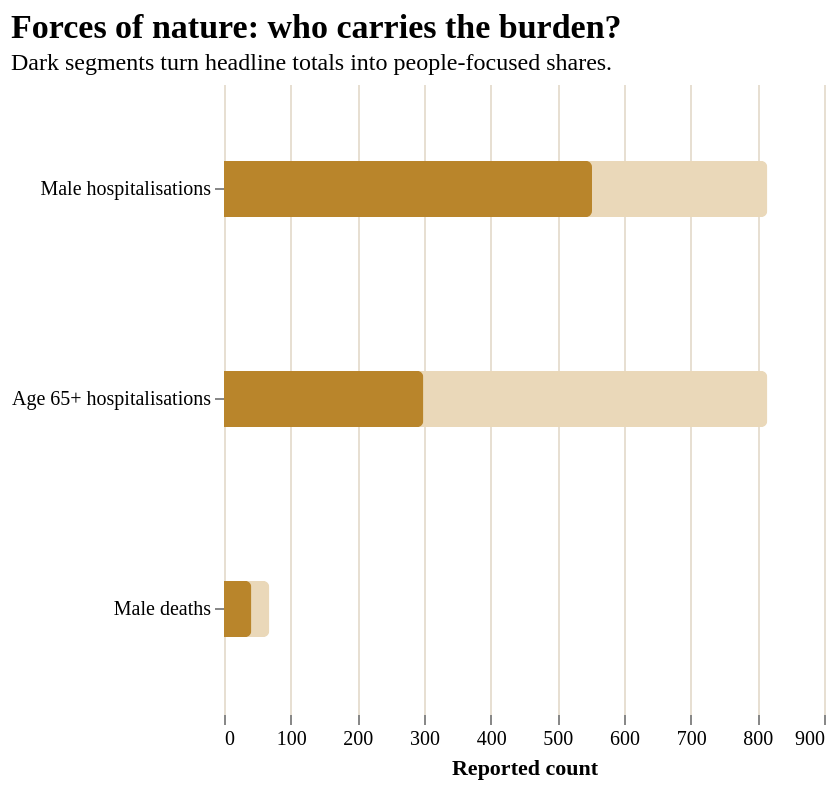

The Vega-Lite source for this figure:
### Vega-Lite specification from a JSON file in a GitHub repository (floating-point values rounded to 4 significant figures)
{"$schema": "https://vega.github.io/schema/vega-lite/v5.json", "width": "container", "height": 315, "title": {"text": "Forces of nature: who carries the burden?", "subtitle": "Dark segments turn headline totals into people-focused shares."}, "data": {"values": [{"label": "Male hospitalisations", "row": "Hospitalisations", "group": "Male", "total": 815, "value": 552, "share": 67.7, "period": "2023-24"}, {"label": "Age 65+ hospitalisations", "row": "Hospitalisations", "group": "Age 65+", "total": 815, "value": 299, "share": 36.7, "period": "2023-24"}, {"label": "Male deaths", "row": "Deaths", "group": "Male", "total": 68, "value": 41, "share": 60.3, "period": "2022-23"}]}, "layer": [{"mark": {"type": "bar", "height": 28, "cornerRadius": 3, "color": "#ead8b9"}, "encoding": {"x": {"field": "total", "type": "quantitative", "title": "Reported count"}, "y": {"field": "label", "type": "nominal", "title": null, "sort": ["Male hospitalisations", "Age 65+ hospitalisations", "Male deaths"], "axis": {"labelLimit": 185}}}}, {"mark": {"type": "bar", "height": 28, "cornerRadiusEnd": 3, "color": "#b9852b"}, "encoding": {"x": {"field": "value", "type": "quantitative", "title": "Reported count"}, "y": {"field": "label", "type": "nominal", "title": null, "sort": ["Male hospitalisations", "Age 65+ hospitalisations", "Male deaths"], "axis": {"labelLimit": 185}}, "tooltip": [{"field": "row", "type": "nominal", "title": "Outcome"}, {"field": "group", "type": "nominal", "title": "Group"}, {"field": "period", "type": "nominal", "title": "Period"}, {"field": "value", "type": "quantitative", "title": "Group count", "format": ","}, {"field": "total", "type": "quantitative", "title": "Total", "format": ","}, {"field": "share", "type": "quantitative", "title": "Share", "format": ".1f"}]}}, {"mark": {"type": "text", "align": "left", "dx": 8, "font": "Trebuchet MS", "fontSize": 15, "color": "#1d2320"}, "encoding": {"x": {"field": "value", "type": "quantitative"}, "y": {"field": "label", "type": "nominal", "sort": ["Male hospitalisations", "Age 65+ hospitalisations", "Male deaths"]}, "text": {"expr": "format(datum.value, ',') + ' (' + format(datum.share, '.0f') + '%)'"}}}], "config": {"background": null, "axis": {"labelFont": "Trebuchet MS", "titleFont": "Trebuchet MS", "gridColor": "#e7dfd2", "domain": false}, "title": {"font": "Georgia", "fontSize": 17, "subtitleFont": "Trebuchet MS", "subtitleFontSize": 12, "anchor": "start"}, "view": {"stroke": null}}}
